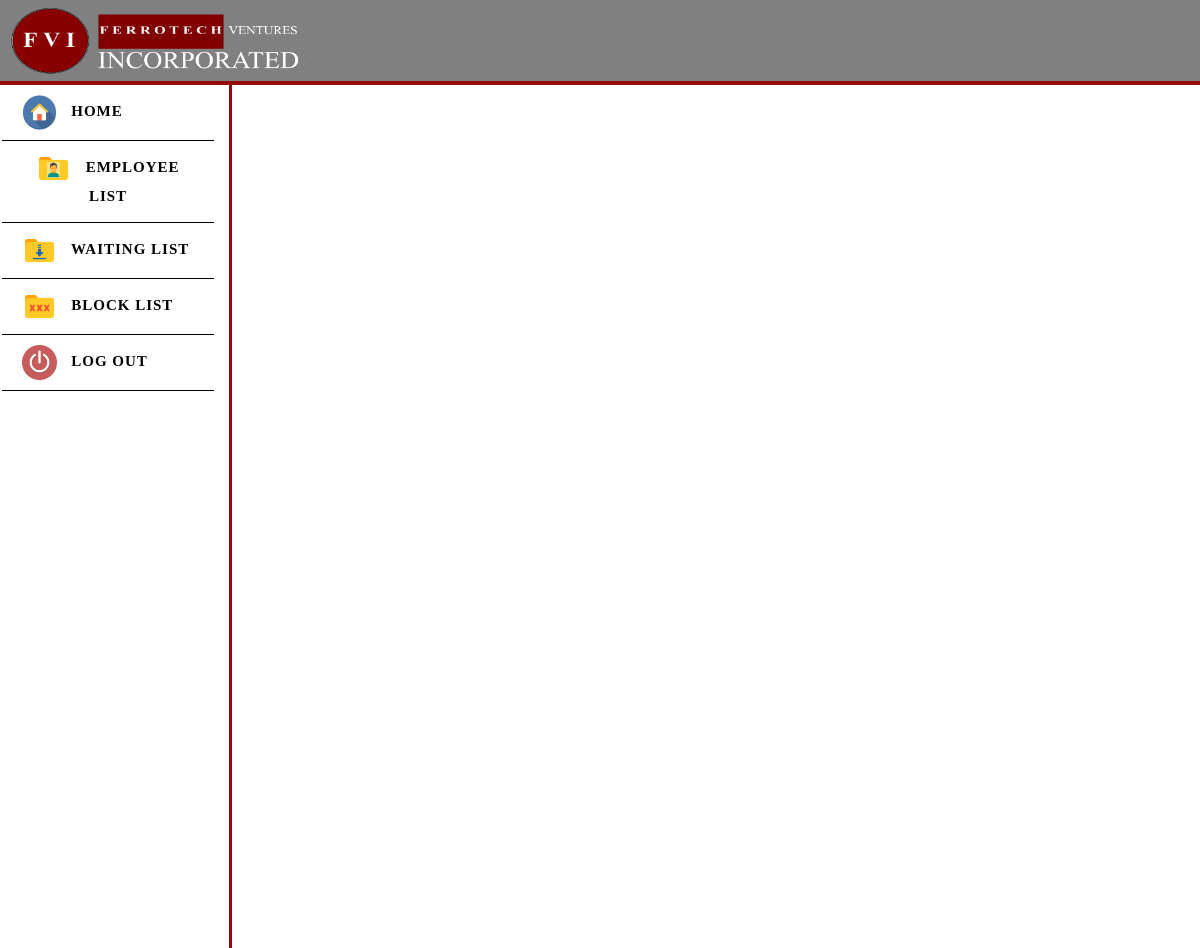
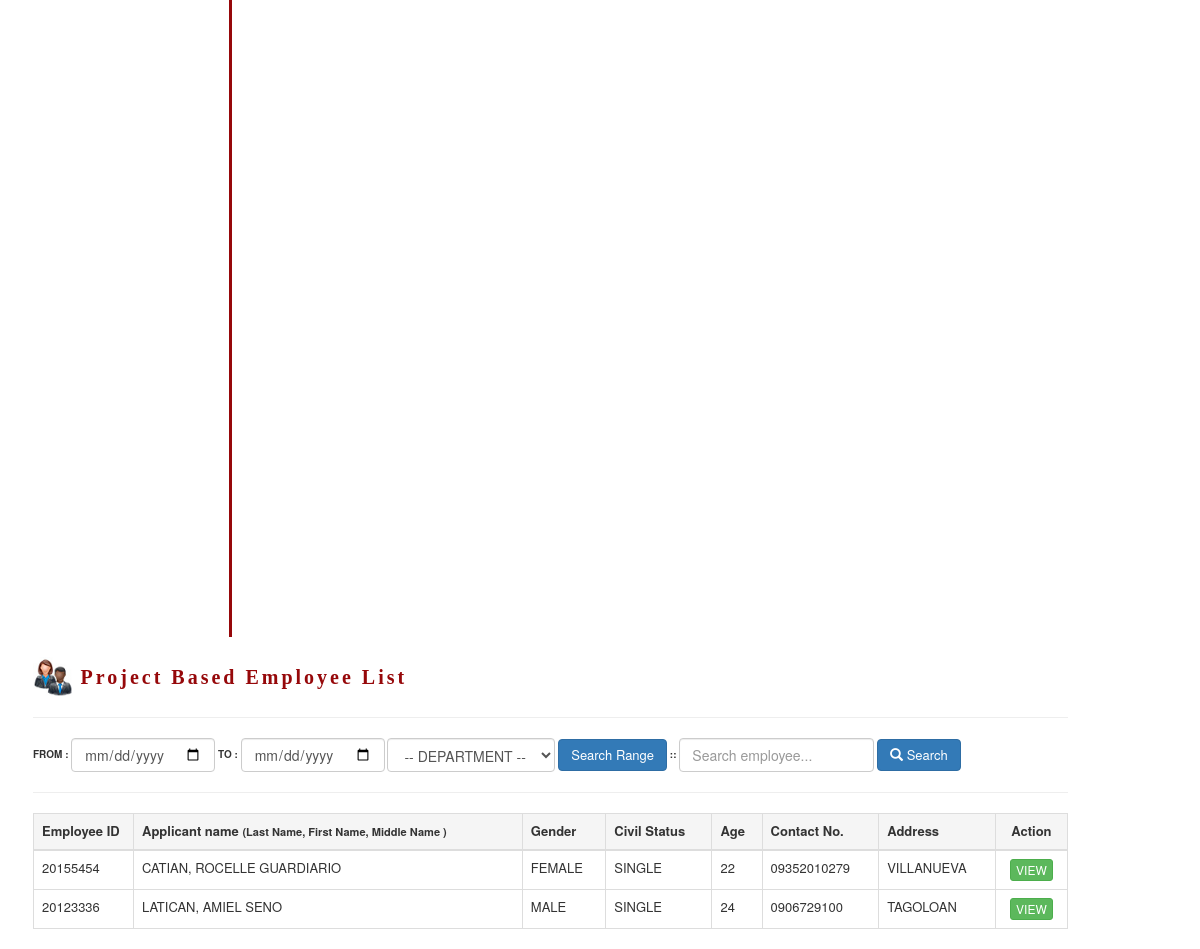
The page /projectbased_list.php (signed in) on the database its author committed (2 pictures, top to bottom).
### tables this page shows
CREATE TABLE `tbl_applicants` (
  `ID` int(11) NOT NULL,
  `a_id` text NOT NULL,
  `a_fname` varchar(26) NOT NULL,
  `a_lname` varchar(26) NOT NULL,
  `a_mname` varchar(26) NOT NULL,
  `a_gender` varchar(6) NOT NULL,
  `a_civilStatus` varchar(10) NOT NULL,
  `a_contactNumber` varchar(15) NOT NULL,
  `a_religion` varchar(100) NOT NULL,
  `a_birthday` date NOT NULL,
  `a_age` int(2) NOT NULL,
  `a_region` varchar(255) NOT NULL,
  `a_provine` varchar(255) NOT NULL,
  `a_city` varchar(255) NOT NULL,
  `a_brgy` varchar(255) NOT NULL,
  `a_education` varchar(255) NOT NULL,
  `a_masters` varchar(255) NOT NULL,
  `a_empRecords` varchar(255) NOT NULL,
  `a_dateApplied` date NOT NULL,
  `a_position` varchar(255) NOT NULL,
  `a_dateApproved` date NOT NULL,
  `a_status` text NOT NULL
);

CREATE TABLE `refcitymun` (
  `id` int(255) NOT NULL,
  `psgcCode` varchar(255) DEFAULT NULL,
  `citymunDesc` text,
  `regDesc` varchar(255) DEFAULT NULL,
  `provCode` varchar(255) DEFAULT NULL,
  `citymunCode` varchar(255) DEFAULT NULL
);

### projectbased_list.php (the view, shortened to what this page needs)
<!DOCTYPE html>
<html>
<head>
     <link rel="stylesheet" href="Bootstrap_Files/libs/bootstrap/css/bootstrap.min.css" />
     <link rel="stylesheet" type="text/css" href="css/sidebar.css">
</head>
<body>
<nav class="navbar navbar-inverse" style="background-color:gray; border: 0px; border-bottom:4px solid rgb(150, 8, 10); border-radius: 0;  padding: 5.5px;">
  <div class="container-fluid">
    <img style="margin-left: -1%;" src="images/header.png" width="300px" height="70px">
  </div>
</nav>
 <div class="sidebar col-sm-12 col-md-12 col-lg-6" style="margin-top:-20px; letter-spacing: 1px;">
 <a href="home.php" style="text-decoration: none;">
    <li>
      <span style="font-family: 'Calibri'">
        <img src="images/icons8-home-96.png" height="35px"> &nbsp; HOME
      </span>
    </li>
  </a>
  <li class="dropdown" style="font-family: 'Calibri'">
    <label class="dropbtn"><span><img src="images/icons8-user-folder-96.png" height="35px"></span> &nbsp; EMPLOYEE LIST</label>
  </li>
  <a href="waiting_list.php" style="text-decoration: none; ">
    <li>
      <span style="font-family: 'Calibri'">
        <img src="images/icons8-downloads-folder-96.png" height="35px"> &nbsp; WAITING LIST
      </span>
    </li>
  </a>
  <a href="blocklist.php" style="text-decoration: none;">
    <li>
      <span style="font-family: 'Calibri'">
        <img src="images/icons8-porn-folder-96.png" height="35px"> &nbsp; BLOCK LIST
      </span>
    </li>
  </a>
   <a type="button" data-toggle="modal" data-target="#logout" style="text-decoration: none;">
    <li>
      <span style="font-family: 'Calibri'">
        <img src="images/off.png" height="35px"> &nbsp; LOG OUT
      </span>
    </li>
  </a>
 </div>
<div class="table-responsive container col-xs-6 col-md-6 col-lg-6" style="margin-left:18px;  width: 1065px;">
<div class="pull-left1">
  <h2 style="font-weight:bold; font-family: 'Corbel'; color:rgb(150, 8, 10);">
    <span><img src="images/casuallist.jpg" height="40px"></span> <b style="letter-spacing: 3px; font-size:20px;">Project Based Employee List</b>
  </h2>
</div>
<hr>
<form method="POST" class="form-inline" class="navbar-search" style="font-size: 10px;">
  <div class="pull-rSight">
    <div class="form-group">
      <?php
      if(isset($_POST['search_rage'])){
        $from = $_POST['rage_from'];
        $to = $_POST['rage_to'];
        $dep = $_POST['department'];
      }else{
        $from = "";
        $to = "";
      }
      ?>
     <b>FROM :</b>
     <input type="date" name="rage_from" value="<?= $from ?>" class="search-query form-control form-horizontal" placeholder="Search employee...">
     <b>TO :</b>
     <input type="date" name="rage_to" value="<?= $to ?>" class="search-query form-control form-horizontal" placeholder="Search employee...">
     <select class="form-control" name="department">
       <option>-- DEPARTMENT --</option>
     </select>
      <button class="btn btn-primary" type="submit" name="search_rage" style="font-size: 13px;">Search Range</button>
      <b> :: </b>
      <input type="text" name="search_v" class="search-query form-control" placeholder="Search employee...">
      <button class="btn btn-primary" type="submit" name="search_val" style="font-size: 13px;"><span class="glyphicon glyphicon-search"></span> Search</button>
    </div>
  </div>
</form>
<hr>
</div>
<div class="table-responsive container col-xs-6 col-md-6 col-lg-6" style="margin-left:18px;  width: 1065px;">
<table class="table table-hover table-bordered" cellpadding="10px">
  <thead>
    <tr class="active" style="font-weight: bold; font-size: 13px;">
      <th width="100">Employee ID</th>
      <th>Applicant name <small>(Last Name, First Name, Middle Name )</small></th>
      <th>Gender</th>
      <th>Civil Status</th>
      <th>Age</th>
      <th>Contact No.</th>
      <th>Address</th>
      <th><center>Action</center></th>
    </tr>
  </thead>
  <tbody>
    <?php
      if(isset($_POST['search_rage'])){
        $val = $_POST['search_v'];
        if(empty($val)){
          $from = $_POST['rage_from'];
          $to = $_POST['rage_to'];
          $dep = $_POST['department'];
          if(empty($from) || empty($to)){
            $sql = "SELECT * FROM tbl_applicant_field WHERE a_department = '$dep'";
            $query = mysql_query($sql)or die(mysql_error());
          }elseif(empty($dep)){
            $sql = "SELECT * FROM tbl_applicant_field WHERE a_dateHired <= '$to' AND a_dateEnd >= '$from'";
            $query = mysql_query($sql)or die(mysql_error());
          }else{
            $sql = "SELECT * FROM tbl_applicant_field WHERE a_dateHired <= '$to' AND a_dateEnd >= '$from' AND a_department = '$dep'";
            $query = mysql_query($sql)or die(mysql_error());
          }
        }else{
          $query = mysql_query("SELECT * from tbl_applicants WHERE a_status = 'Project Based' AND (a_id LIKE '%$val%' OR a_lname LIKE '%$val%' OR a_fname LIKE '%$val%' OR a_mname LIKE '%$val%')")or die(mysql_error());
        }
      }elseif(isset($_POST['search_val'])){
        $val = $_POST['search_v'];
        $query = mysql_query("SELECT * from tbl_applicants WHERE a_status = 'Project Based' AND (a_id LIKE '%$val%' OR a_lname LIKE '%$val%' OR a_fname LIKE '%$val%' OR a_mname LIKE '%$val%')")or die(mysql_error());
      }else{
        $query = mysql_query("SELECT * from tbl_applicants where a_status = 'Project Based' ORDER BY ID DESC")or die(mysql_error());
      }
      if(mysql_num_rows($query) == 0){
        ?>
         <center><h2><b><p style="color:red; letter-spacing: 3px; font-size: 25px;"><img src="images/Mazenl77-NX11-Folder-Default.ico" height="40px;" width="50px;">NO RECORD FOUND</p></b></h2></center>
        <hr>
        <?php
      }else{
      while($rowz=mysql_fetch_array($query)){
        $id = $rowz['a_id'];
        $info = mysql_query("SELECT * from tbl_applicants where a_id = '$id' AND a_status = 'Project Based' ORDER BY ID DESC")or die(mysql_error());
        $row = mysql_fetch_array($info)
    ?>
    <tr style="text-transform: uppercase; font-size: 13px;">
      <td><?= $row['a_id'] ?></td>
      <td><?php echo $row['a_lname'] . ", " . $row['a_fname'] . " " . $row['a_mname']; ?></td>
      <td><?php echo $row['a_gender']; ?></td>
      <td><?php echo $row['a_civilStatus']; ?></td>
      <td><?php echo $row['a_age']; ?></td>
      <td><?php echo $row['a_contactNumber']; ?></td>
      <?php
        $city = $row['a_city'];
        $citymun = mysql_query("SELECT * from refcitymun where citymunCode = '$city'")or die(mysql_error());
        $city_row = mysql_fetch_array($citymun);
      ?>
      <td><?php echo $city_row['citymunDesc']; ?></td>
      <td><center><a href="employee_view.php?id=<?= $row['a_id'] ?>&type=ProjectBased" class="btn btn-xs btn-success">View</a></center></td>
    </tr>
    <?php
    }
    }
    ?>
  </tbody>
  </table>
</div>
</body>
</html>

### css/sidebar.css (style rules this page uses)
body { margin: 0px 0px; padding: 0px 0px; }
* { margin: 0px 0px; padding: 0px 0px; }
.sidebar { background-color:white; border-right:solid rgb(150, 8, 10); margin-left: -8px; width: 20%; height: 1500px; }
li { font-weight: bold; list-style-type: none; color: black; padding: 10px 20px; border-bottom:1px solid black; font-family: oblique; font-size: 15px; margin-left: -5px; }
li label, .dropbtn { display: inline-block; color: black; text-align: center; text-decoration: none; }

### rows shown on the page
tbl_applicants: a "20155454", a_lname "CATIAN", a_fname "ROCELLE", a_mname "GUARDIARIO", a_gender "FEMALE", a_civilStatus "SINGLE", a_age "22", a_contactNumber "09352010279", refcitymun.citymunDesc "VILLANUEVA"
tbl_applicants: a "20123336", a_lname "LATICAN", a_fname "AMIEL", a_mname "SENO", a_gender "MALE", a_civilStatus "SINGLE", a_age "24", a_contactNumber "0906729100", refcitymun.citymunDesc "TAGOLOAN"
